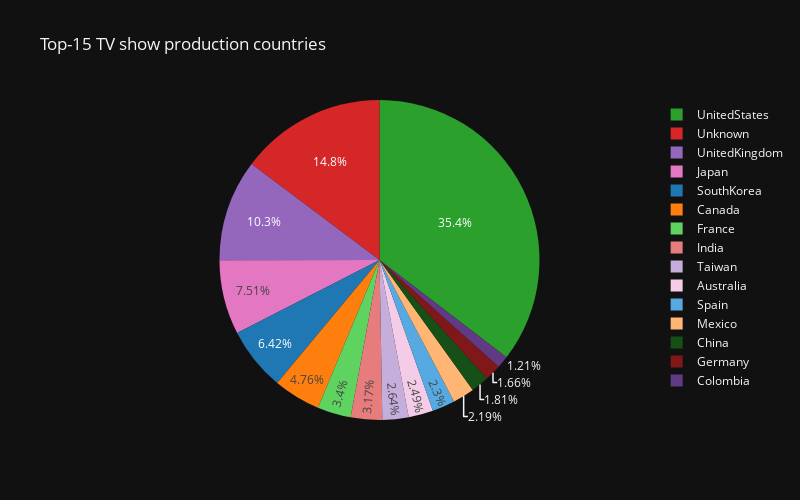

Write notebook code for a chart like this one.
### Code cell
from collections import Counter  # Importazione di Counter dal modulo collections

# Riempimento dei valori mancanti nella colonna 'country' con 'No_info'
countries = tv_shows['country'].fillna('No_info')

# Creazione di un dizionario per contare il numero di spettacoli TV per paese
country_dict = Counter()

# Iterazione attraverso la lista di paesi e aggiornamento del conteggio
for country_list in countries:
    for country in country_list.replace(' ', '').split(','):
        country_dict[country] += 1

# Ordinamento dei paesi in base al numero di spettacoli TV e selezione dei primi 15
countries_sorted = sorted(country_dict.items(), key=lambda item: item[1], reverse=True)[:15]

# Estrazione dei nomi dei paesi e delle quantità
states = [i for i, value in countries_sorted]
qty = [value for i, value in countries_sorted]

# Creazione di un grafico a torta utilizzando Plotly Express
fig = px.pie(values=qty, names=states,
             template="plotly_dark",  # Utilizzo del template "plotly_dark"
             title='Top-15 TV show production countries',  # Titolo del grafico
             width=800, height=500,  # Dimensioni della figura
             color_discrete_sequence=['#2CA02C', '#D62728', '#9467BD', '#E377C2', '#1F77B4', '#FF7F0E'])  # Sequenza di colori personalizzata
fig.show()  # Visualizzazione del grafico

### Figure 1 — Plotly figure (JSON) as saved in the notebook; plotly's stock layout.template omitted (floating-point values rounded to 4 significant figures)
{"data": [{"domain": {"x": [0, 1], "y": [0, 1]}, "hovertemplate": "label=%{label}<br>value=%{value}<extra></extra>", "labels": ["UnitedStates", "Unknown", "UnitedKingdom", "Japan", "SouthKorea", "Canada", "France", "India", "Taiwan", "Australia", "Spain", "Mexico", "China", "Germany", "Colombia"], "legendgroup": "", "name": "", "showlegend": true, "type": "pie", "values": [938, 391, 272, 199, 170, 126, 90, 84, 70, 66, 61, 58, 48, 44, 32]}], "layout": {"height": 500, "legend": {"tracegroupgap": 0}, "piecolorway": ["#2CA02C", "#D62728", "#9467BD", "#E377C2", "#1F77B4", "#FF7F0E"], "title": {"text": "Top-15 TV show production countries"}, "width": 800}}
